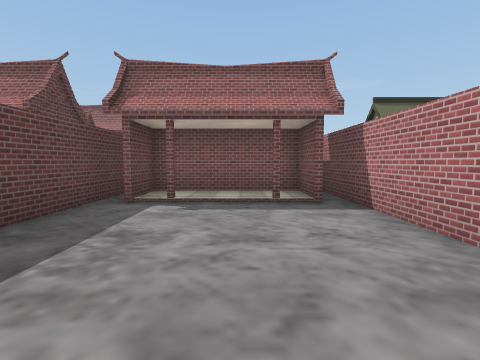
[1] (above)

12 first-person views from a walk through a Unity game level. The camera is 1.5 m above the floor, tilts 4° down and sees 85° across. The floor is counted in squares, 2 m on a side. Each view is taken from the middle of a square. On the plan, view 1 faces up. The plan holds only what a view shows up to about 9 squares ahead; the rest is blank. The place goes on beyond the plan. Some surface patterns are stand-ins.

[2]
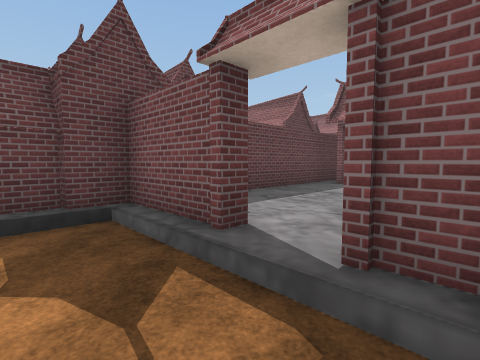

[3]
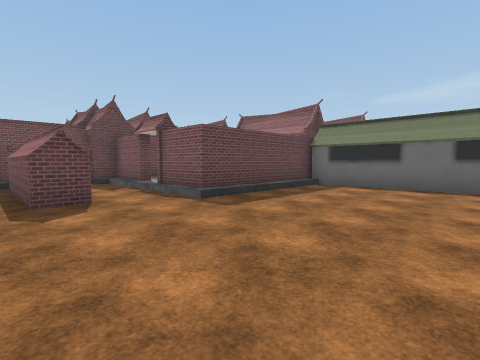

[4]
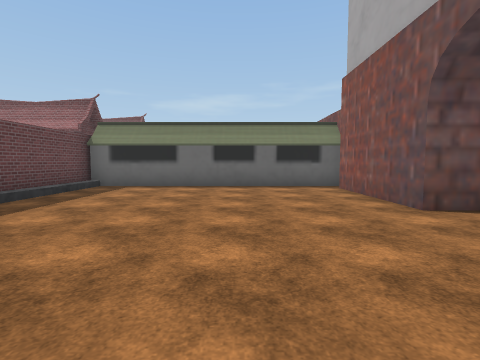

[5]
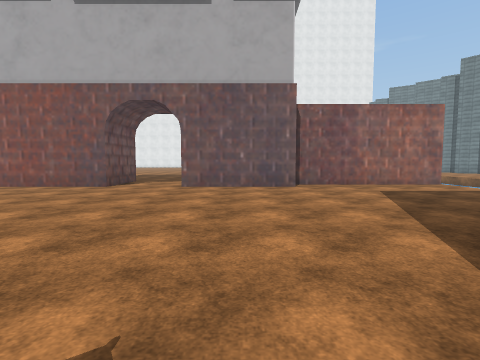

[6]
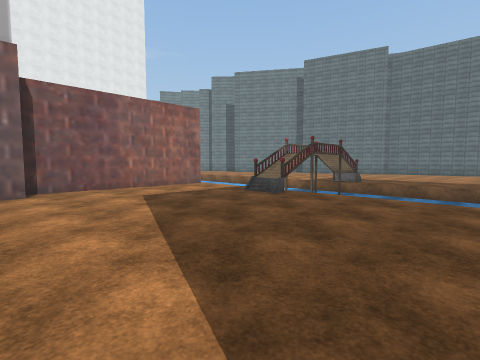

[7]
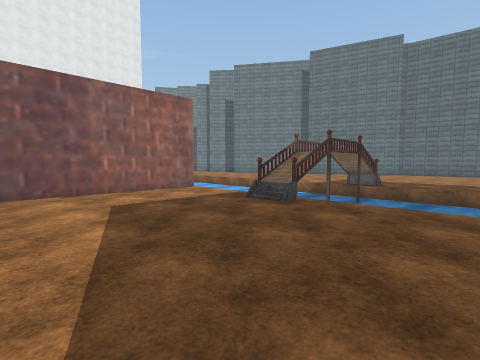

[8]
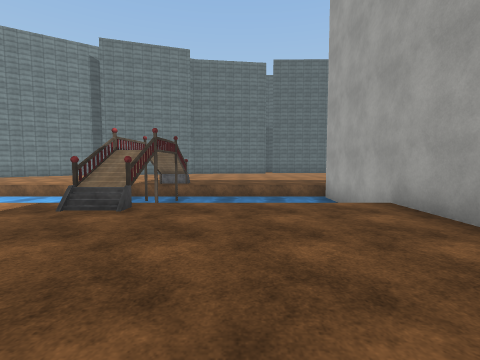

[9]
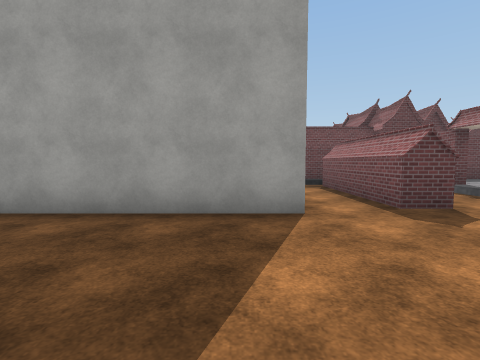

[10]
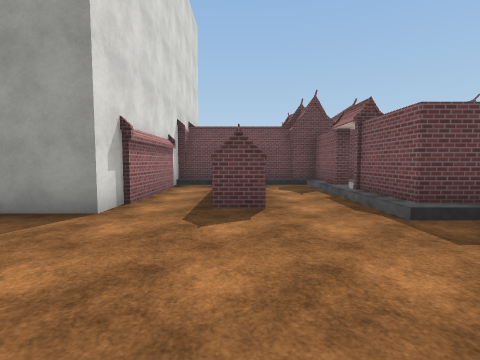

[11]
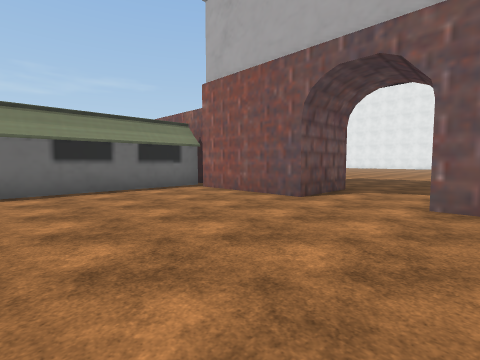

[12]
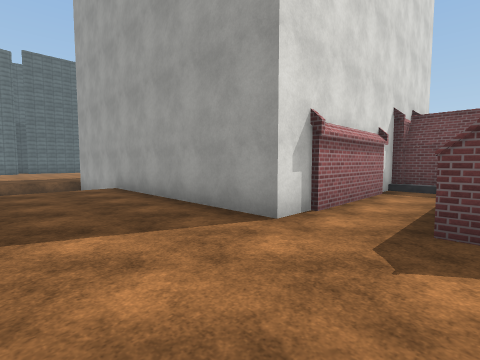

### Floor plan
Key: @ floor where view 1 was taken; # wall or solid block; . main floor; : floor 0.25 m higher than the main floor; + floor 0.5 m higher than the main floor; / step, stairs or slope; = window, fence, low wall or low ledge; ≈ water the walk keeps out of; H house.
Columns run from 3 left of view 1 to 14 right of it. Each row starts with its distance up from view 1.
  7      #
  6  #####
  5 ###+##HHHHHHHH
  4 #::::#HHHHHHHH
  3 #::::#.......#
  2 #::::#.......#
  1 #::::#.......#
  0 ###@##.......###..
 -1 #/////............
 -2 #............#  ..
 -3 #####........#
 -4 #............#
 -5 ######.......##
 -6      #........#
 -7      #........#
 -8      #........#
 -9      #........#
-10      #....=...#
-11      ≈≈≈≈≈≈#≈≈≈
-12      ≈    ≈=
-13      ≈≈≈≈≈≈= ≈≈≈
-14      ≈≈≈≈≈≈=≈ ≈≈
-15       ....=#  ..
-16        ...

Positions as (right, up) in squares from view 1, and headings:
1: (0, 0), facing up
2: (1, -2), facing up-left
3: (7, -4), facing up-left
4: (7, -4), facing up
5: (2, -4), facing right
6: (3, -5), facing down-right
7: (4, -6), facing down-right
8: (5, -6), facing down
9: (6, -6), facing left
10: (6, -3), facing left
11: (5, -3), facing up-right
12: (5, -3), facing down-left
